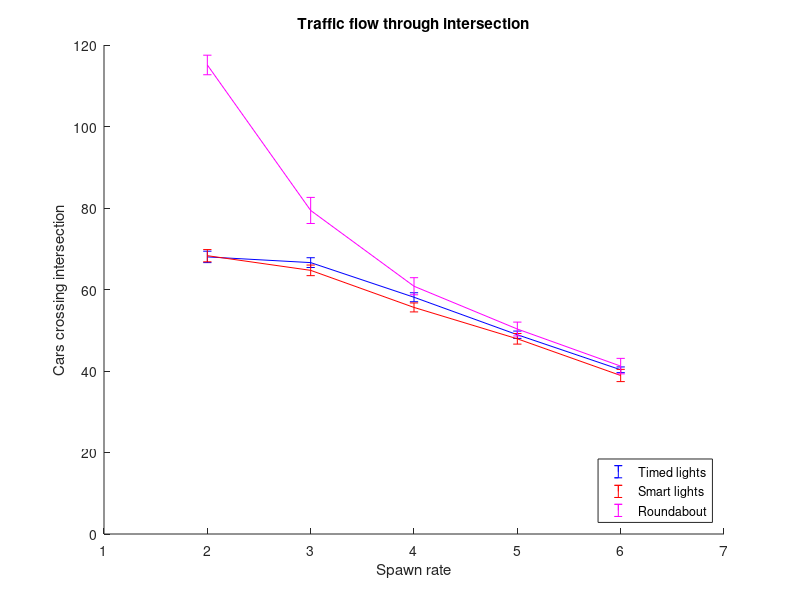

MATLAB code to generate this figure:


% 1: distance, 2: time, 3: speed, 4 : % of time spent on traffic lights
row = 3;

size = 6;
X = 1:1:6;
priority = [9.676064186909098, 9.842599565476188, 10.911805248630145, 11.337565306306299, 11.713668995402296, 11.804260253378374];
prStd = [2.0095378628037404, 1.5880099122598754, 1.6482498906687468, 1.46440832351753, 1.4065091534231717, 1.6124070604205403];
prCon = [0.16794648546224344, 0.15187442094330628, 0.1890547969083709, 0.19263791667238372, 0.20898928014724127, 0.25977652610000135];
%variancePlot(priority, prCon);
%errorbar(X, priority, prCon);
hold on;

smart=[67.4 , 65.7 , 64.4 , 64.0 , 63.7];
timed= [64.7 , 63.7 , 62.4 , 61.0 , 59.0];
sC1 = [1.4, 1.2, 1.1, 0.7, 0.5];
sC2 = [1.4, 1.2, 1.1, 1.3, 1.5];


timedMean = [6.849328285161292, 6.9745613026007796, 7.820297280566797, 8.220147047282605, 8.272730385714286, 8.326992214285715] ;
timedStd = [0.6717091763099329, 0.6861259932604773, 0.633911692330573, 0.6222476233064606, 0.6073034751838396, 0.6306871782964932];
timedCon = [0.07477501446808432, 0.04849497881500753, 0.07905627677681792, 0.08991049865717926, 0.09591830094136888, 0.11012471583944539];

sm = [ 7.1,   7.5 ,  8.9 , 9.5 ,  10.2 ,  10.5 ] ;
smCom = (prCon + timedCon)/2;

X = [5, 10,  15];

%figure();
highways = [6.706604692635663, 11.5, 15.90013829796955 ];
noHighWays = [6.557018413725496, 8.3, 11.406419487628858];



conH = [ 0.19218160319860988, 0.4, 0.6739166262954814];
ConNo = [ 0.1433115022293494, 0.3, 0.35887170784312694];

smart = [68 , 66.6 , 58.1 , 48.9 , 40.3]
simple = [68.3 , 64.7 , 55.6 , 47.9 , 38.9]
round = [115.1 , 79.4 , 60.8 , 50.3 , 41.2]

sC1 = [1.4, 1.2, 1.1, 0.9, 0.7];
sC2 = [1.5, 1.3, 1.1, 1.3, 1.5];
sC3 = [2.4, 3.2, 2.1, 1.7, 1.9];

X = 2:6;

errorbar(X, smart, sC1, 'b');
errorbar(X, simple, sC2, 'r');
errorbar(X, round, sC3, 'm');


%errorbar(X, smart, timedCon, 'r');

%errorbar(X, sm, smCom, 'm');



title('Traffic flow through intersection');

legend('Timed lights', 'Smart lights', 'Roundabout', 'Location', 'SouthEast');

xlabel('Spawn rate');
ylabel('Cars crossing intersection');

% errorbar(M, confidenceInterval);
yL = ylim;
yL(1) = 0;
%yL(2) = yL(2) * 1.1;
ylim(yL);